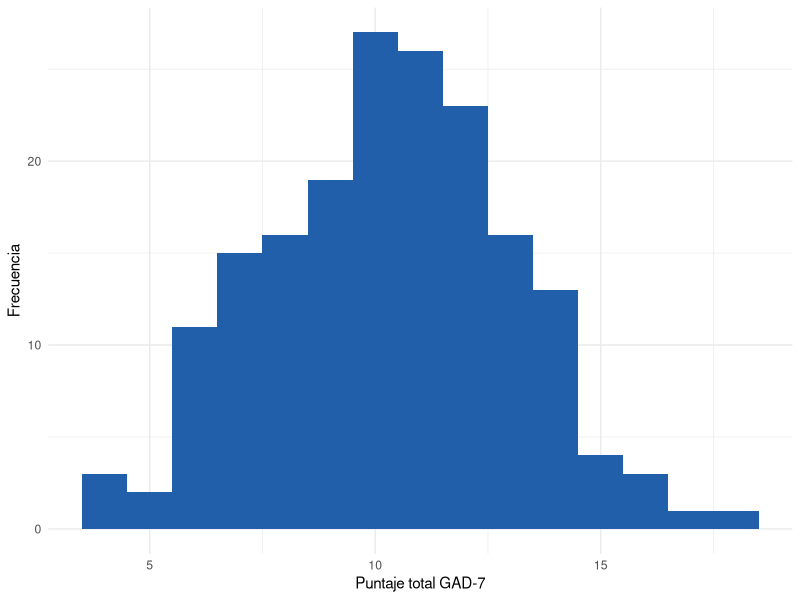

The R source for this figure:
## ---- chunk 1
#| include: false
library(tidyverse)
library(readxl)

encuesta <- read_excel("datos/encuesta_bruta.xlsx", skip = 2) |>
  select(-starts_with("...")) |>
  rename_with(~ tolower(gsub(" ", "_", .)), starts_with("GAD")) |>
  mutate(ansiedad_total = gad_1 + gad_2 + gad_3 + gad_4 + gad_5 + gad_6 + gad_7)
## ---- chunk 2
mean(c(3, 7, 5, 9, 4))
## ---- chunk 3
#| echo: false
#| fig-height: 3.2
#| fig-cap: "Figura 1. Distribución del puntaje GAD-7"
encuesta |>
  ggplot(aes(x = ansiedad_total)) +
  geom_histogram(fill = "#225faa", binwidth = 1) +
  labs(x = "Puntaje total GAD-7", y = "Frecuencia") +
  theme_minimal()
